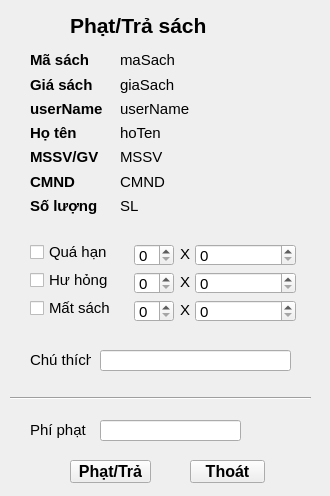
<?xml version="1.0" encoding="UTF-8"?>
<ui version="4.0">
 <class>ReturnBookForm</class>
 <widget class="QWidget" name="ReturnBookForm">
  <property name="geometry">
   <rect>
    <x>0</x>
    <y>0</y>
    <width>330</width>
    <height>496</height>
   </rect>
  </property>
  <property name="maximumSize">
   <size>
    <width>330</width>
    <height>496</height>
   </size>
  </property>
  <property name="windowTitle">
   <string>Trả/phạt sách</string>
  </property>
  <widget class="QCheckBox" name="huHongCheckBox">
   <property name="geometry">
    <rect>
     <x>30</x>
     <y>270</y>
     <width>97</width>
     <height>20</height>
    </rect>
   </property>
   <property name="font">
    <font>
     <pointsize>11</pointsize>
    </font>
   </property>
   <property name="text">
    <string>Hư hỏng</string>
   </property>
   <property name="tristate">
    <bool>false</bool>
   </property>
  </widget>
  <widget class="QSpinBox" name="huHongSpin">
   <property name="geometry">
    <rect>
     <x>134</x>
     <y>272</y>
     <width>40</width>
     <height>22</height>
    </rect>
   </property>
   <property name="font">
    <font>
     <pointsize>11</pointsize>
    </font>
   </property>
  </widget>
  <widget class="QCheckBox" name="quaHanCheckBox">
   <property name="geometry">
    <rect>
     <x>30</x>
     <y>242</y>
     <width>99</width>
     <height>20</height>
    </rect>
   </property>
   <property name="font">
    <font>
     <pointsize>11</pointsize>
    </font>
   </property>
   <property name="text">
    <string>Quá hạn       </string>
   </property>
   <property name="tristate">
    <bool>false</bool>
   </property>
  </widget>
  <widget class="QSpinBox" name="quaHanSpin">
   <property name="geometry">
    <rect>
     <x>134</x>
     <y>244</y>
     <width>40</width>
     <height>22</height>
    </rect>
   </property>
   <property name="font">
    <font>
     <pointsize>11</pointsize>
    </font>
   </property>
  </widget>
  <widget class="QCheckBox" name="matSachCheckBox">
   <property name="geometry">
    <rect>
     <x>30</x>
     <y>298</y>
     <width>98</width>
     <height>20</height>
    </rect>
   </property>
   <property name="font">
    <font>
     <pointsize>11</pointsize>
    </font>
   </property>
   <property name="text">
    <string>Mất sách      </string>
   </property>
   <property name="tristate">
    <bool>false</bool>
   </property>
  </widget>
  <widget class="QSpinBox" name="matSachSpin">
   <property name="geometry">
    <rect>
     <x>134</x>
     <y>300</y>
     <width>40</width>
     <height>22</height>
    </rect>
   </property>
   <property name="font">
    <font>
     <pointsize>11</pointsize>
    </font>
   </property>
  </widget>
  <widget class="QLabel" name="label">
   <property name="geometry">
    <rect>
     <x>70</x>
     <y>10</y>
     <width>171</width>
     <height>31</height>
    </rect>
   </property>
   <property name="font">
    <font>
     <pointsize>16</pointsize>
     <weight>75</weight>
     <bold>true</bold>
    </font>
   </property>
   <property name="text">
    <string>Phạt/Trả sách</string>
   </property>
  </widget>
  <widget class="QSpinBox" name="quaHanSpin2">
   <property name="geometry">
    <rect>
     <x>195</x>
     <y>244</y>
     <width>101</width>
     <height>22</height>
    </rect>
   </property>
   <property name="font">
    <font>
     <pointsize>11</pointsize>
    </font>
   </property>
   <property name="maximum">
    <number>10000000</number>
   </property>
   <property name="singleStep">
    <number>1000</number>
   </property>
  </widget>
  <widget class="QSpinBox" name="huHongSpin2">
   <property name="geometry">
    <rect>
     <x>195</x>
     <y>272</y>
     <width>101</width>
     <height>22</height>
    </rect>
   </property>
   <property name="font">
    <font>
     <pointsize>11</pointsize>
    </font>
   </property>
   <property name="maximum">
    <number>10000000</number>
   </property>
   <property name="singleStep">
    <number>1000</number>
   </property>
  </widget>
  <widget class="QSpinBox" name="matSachSpin_2">
   <property name="geometry">
    <rect>
     <x>195</x>
     <y>300</y>
     <width>101</width>
     <height>22</height>
    </rect>
   </property>
   <property name="font">
    <font>
     <pointsize>11</pointsize>
    </font>
   </property>
   <property name="maximum">
    <number>10000000</number>
   </property>
   <property name="singleStep">
    <number>1000</number>
   </property>
  </widget>
  <widget class="QLabel" name="label_2">
   <property name="geometry">
    <rect>
     <x>180</x>
     <y>244</y>
     <width>16</width>
     <height>19</height>
    </rect>
   </property>
   <property name="font">
    <font>
     <pointsize>11</pointsize>
     <weight>50</weight>
     <bold>false</bold>
    </font>
   </property>
   <property name="text">
    <string>X</string>
   </property>
  </widget>
  <widget class="QLabel" name="label_3">
   <property name="geometry">
    <rect>
     <x>180</x>
     <y>272</y>
     <width>16</width>
     <height>19</height>
    </rect>
   </property>
   <property name="font">
    <font>
     <pointsize>11</pointsize>
     <weight>50</weight>
     <bold>false</bold>
    </font>
   </property>
   <property name="text">
    <string>X</string>
   </property>
  </widget>
  <widget class="QLabel" name="label_4">
   <property name="geometry">
    <rect>
     <x>180</x>
     <y>300</y>
     <width>16</width>
     <height>19</height>
    </rect>
   </property>
   <property name="font">
    <font>
     <pointsize>11</pointsize>
     <weight>50</weight>
     <bold>false</bold>
    </font>
   </property>
   <property name="text">
    <string>X</string>
   </property>
  </widget>
  <widget class="QPushButton" name="pushButton">
   <property name="geometry">
    <rect>
     <x>70</x>
     <y>460</y>
     <width>81</width>
     <height>23</height>
    </rect>
   </property>
   <property name="font">
    <font>
     <pointsize>12</pointsize>
     <weight>75</weight>
     <bold>true</bold>
    </font>
   </property>
   <property name="text">
    <string>Phạt/Trả</string>
   </property>
  </widget>
  <widget class="QPushButton" name="exitButton">
   <property name="geometry">
    <rect>
     <x>190</x>
     <y>460</y>
     <width>75</width>
     <height>23</height>
    </rect>
   </property>
   <property name="font">
    <font>
     <pointsize>12</pointsize>
     <weight>75</weight>
     <bold>true</bold>
    </font>
   </property>
   <property name="text">
    <string>Thoát</string>
   </property>
  </widget>
  <widget class="Line" name="line">
   <property name="geometry">
    <rect>
     <x>10</x>
     <y>390</y>
     <width>301</width>
     <height>16</height>
    </rect>
   </property>
   <property name="font">
    <font>
     <pointsize>11</pointsize>
    </font>
   </property>
   <property name="orientation">
    <enum>Qt::Horizontal</enum>
   </property>
  </widget>
  <widget class="QLineEdit" name="phat">
   <property name="geometry">
    <rect>
     <x>100</x>
     <y>420</y>
     <width>141</width>
     <height>21</height>
    </rect>
   </property>
   <property name="font">
    <font>
     <pointsize>11</pointsize>
    </font>
   </property>
  </widget>
  <widget class="QLabel" name="label_16">
   <property name="geometry">
    <rect>
     <x>30</x>
     <y>420</y>
     <width>71</width>
     <height>20</height>
    </rect>
   </property>
   <property name="font">
    <font>
     <pointsize>11</pointsize>
    </font>
   </property>
   <property name="text">
    <string>Phí phạt</string>
   </property>
  </widget>
  <widget class="QLineEdit" name="chuThich">
   <property name="geometry">
    <rect>
     <x>100</x>
     <y>350</y>
     <width>191</width>
     <height>21</height>
    </rect>
   </property>
   <property name="font">
    <font>
     <pointsize>11</pointsize>
    </font>
   </property>
   <property name="text">
    <string/>
   </property>
  </widget>
  <widget class="QLabel" name="label_18">
   <property name="geometry">
    <rect>
     <x>30</x>
     <y>350</y>
     <width>61</width>
     <height>20</height>
    </rect>
   </property>
   <property name="font">
    <font>
     <pointsize>11</pointsize>
    </font>
   </property>
   <property name="text">
    <string>Chú thích</string>
   </property>
  </widget>
  <widget class="QWidget" name="layoutWidget">
   <property name="geometry">
    <rect>
     <x>30</x>
     <y>51</y>
     <width>78</width>
     <height>164</height>
    </rect>
   </property>
   <property name="font">
    <font>
     <pointsize>11</pointsize>
    </font>
   </property>
   <layout class="QGridLayout" name="gridLayout">
    <item row="0" column="0">
     <widget class="QLabel" name="label_7">
      <property name="font">
       <font>
        <pointsize>11</pointsize>
        <weight>75</weight>
        <bold>true</bold>
       </font>
      </property>
      <property name="text">
       <string>Mã sách</string>
      </property>
     </widget>
    </item>
    <item row="1" column="0">
     <widget class="QLabel" name="label_15">
      <property name="font">
       <font>
        <pointsize>11</pointsize>
        <weight>75</weight>
        <bold>true</bold>
       </font>
      </property>
      <property name="text">
       <string>Giá sách</string>
      </property>
     </widget>
    </item>
    <item row="2" column="0">
     <widget class="QLabel" name="label_8">
      <property name="font">
       <font>
        <pointsize>11</pointsize>
        <weight>75</weight>
        <bold>true</bold>
       </font>
      </property>
      <property name="text">
       <string>userName</string>
      </property>
     </widget>
    </item>
    <item row="3" column="0">
     <widget class="QLabel" name="label_10">
      <property name="font">
       <font>
        <pointsize>11</pointsize>
        <weight>75</weight>
        <bold>true</bold>
       </font>
      </property>
      <property name="text">
       <string>Họ tên</string>
      </property>
     </widget>
    </item>
    <item row="4" column="0">
     <widget class="QLabel" name="label_12">
      <property name="font">
       <font>
        <pointsize>11</pointsize>
        <weight>75</weight>
        <bold>true</bold>
       </font>
      </property>
      <property name="text">
       <string>MSSV/GV</string>
      </property>
     </widget>
    </item>
    <item row="5" column="0">
     <widget class="QLabel" name="label_14">
      <property name="font">
       <font>
        <pointsize>11</pointsize>
        <weight>75</weight>
        <bold>true</bold>
       </font>
      </property>
      <property name="text">
       <string>CMND</string>
      </property>
     </widget>
    </item>
    <item row="6" column="0">
     <widget class="QLabel" name="label_17">
      <property name="font">
       <font>
        <pointsize>11</pointsize>
        <weight>75</weight>
        <bold>true</bold>
       </font>
      </property>
      <property name="text">
       <string>Số lượng</string>
      </property>
     </widget>
    </item>
   </layout>
  </widget>
  <widget class="QWidget" name="layoutWidget">
   <property name="geometry">
    <rect>
     <x>120</x>
     <y>51</y>
     <width>181</width>
     <height>164</height>
    </rect>
   </property>
   <property name="font">
    <font>
     <pointsize>11</pointsize>
    </font>
   </property>
   <layout class="QGridLayout" name="gridLayout_2">
    <item row="0" column="0">
     <widget class="QLabel" name="maSach">
      <property name="font">
       <font>
        <pointsize>11</pointsize>
       </font>
      </property>
      <property name="text">
       <string>maSach</string>
      </property>
     </widget>
    </item>
    <item row="1" column="0">
     <widget class="QLabel" name="giaSach">
      <property name="font">
       <font>
        <pointsize>11</pointsize>
       </font>
      </property>
      <property name="text">
       <string>giaSach</string>
      </property>
     </widget>
    </item>
    <item row="2" column="0">
     <widget class="QLabel" name="userName">
      <property name="font">
       <font>
        <pointsize>11</pointsize>
       </font>
      </property>
      <property name="text">
       <string>userName</string>
      </property>
     </widget>
    </item>
    <item row="3" column="0">
     <widget class="QLabel" name="hoTen">
      <property name="font">
       <font>
        <pointsize>11</pointsize>
       </font>
      </property>
      <property name="text">
       <string>hoTen</string>
      </property>
     </widget>
    </item>
    <item row="4" column="0">
     <widget class="QLabel" name="MSSV">
      <property name="font">
       <font>
        <pointsize>11</pointsize>
       </font>
      </property>
      <property name="text">
       <string>MSSV</string>
      </property>
     </widget>
    </item>
    <item row="5" column="0">
     <widget class="QLabel" name="CMND">
      <property name="font">
       <font>
        <pointsize>11</pointsize>
       </font>
      </property>
      <property name="text">
       <string>CMND</string>
      </property>
     </widget>
    </item>
    <item row="6" column="0">
     <widget class="QLabel" name="SL">
      <property name="font">
       <font>
        <pointsize>11</pointsize>
       </font>
      </property>
      <property name="text">
       <string>SL</string>
      </property>
     </widget>
    </item>
   </layout>
  </widget>
 </widget>
 <resources/>
 <connections/>
</ui>
